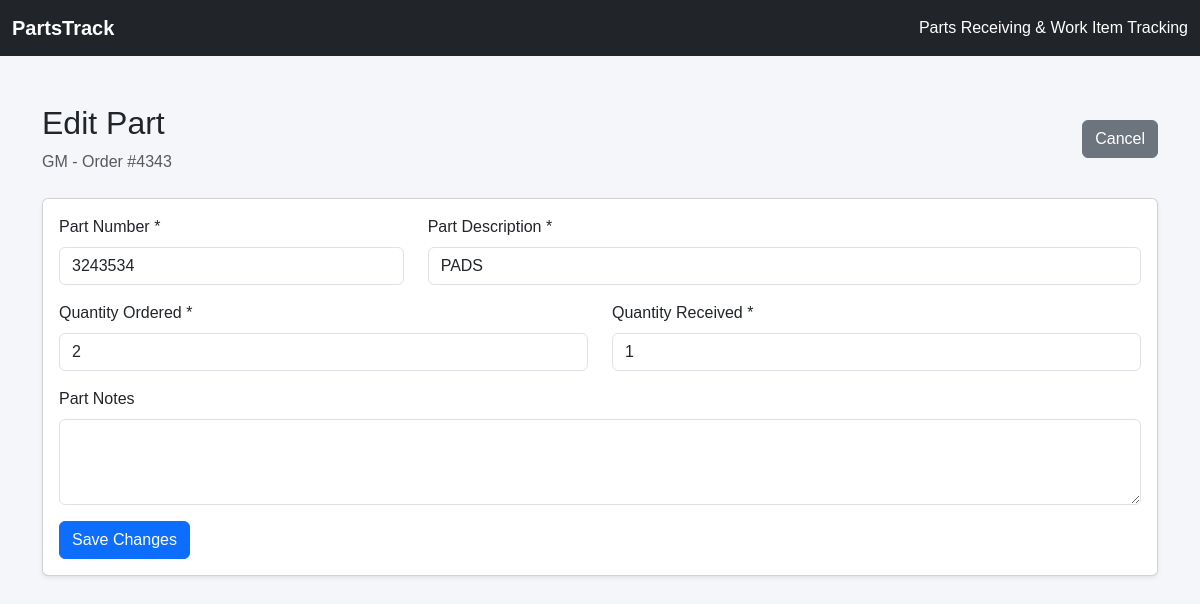
The app's page /part/1/edit, older data.
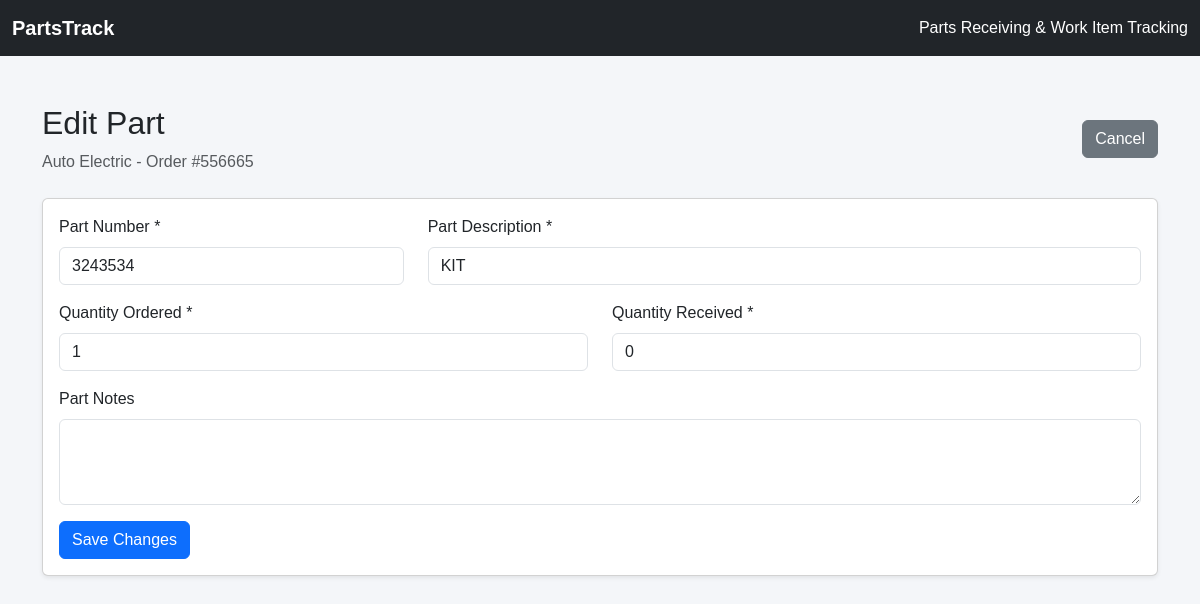
The same page, newer data.
### app/models.py (models this page shows, shortened)
class PartsOrder(db.Model):
    id = db.Column(db.Integer, primary_key=True)
    work_item_id = db.Column(
        db.Integer,
        db.ForeignKey("work_item.id"),
        nullable=False
    )
    supplier = db.Column(
        db.String(150),
        nullable=False
    )
    order_number = db.Column(
        db.String(100),
        nullable=True
    )
    notes = db.Column(db.Text, nullable=True)
    created_at = db.Column(
        db.DateTime,
        default=lambda: datetime.now(timezone.utc),
        nullable=False
    )
    parts = db.relationship(
        "PartLine",
        backref="parts_order",
        cascade="all, delete-orphan"
    )

class PartLine(db.Model):
    id = db.Column(db.Integer, primary_key=True)
    parts_order_id = db.Column(
        db.Integer,
        db.ForeignKey("parts_order.id"),
        nullable=False
    )
    part_number = db.Column(
        db.String(100),
        nullable=False
    )
    description = db.Column(
        db.String(250),
        nullable=True
    )
    quantity_ordered = db.Column(
        db.Integer,
        nullable=False,
        default=1
    )
    quantity_received = db.Column(
        db.Integer,
        nullable=False,
        default=0
    )
    notes = db.Column(db.Text, nullable=True)

### app/routes.py (the view, shortened to what this page needs)
@main.route("/part/<int:part_id>/edit", methods=["GET", "POST"])
def edit_part(part_id):
    part = db.get_or_404(PartLine, part_id)
    return render_template("edit_part.html", part=part)

### app/templates/edit_part.html (shortened to what this page needs)
{% extends "base.html" %}
{% block content %}
<div class="container mt-4">
    <div class="d-flex justify-content-between align-items-center mb-4">
        <div>
            <h2>Edit Part</h2>
            <p class="text-muted mb-0">
                {{ part.parts_order.supplier }}
                {% if part.parts_order.order_number %}
                    - Order #{{ part.parts_order.order_number }}
                {% endif %}
            </p>
        </div>
        <a href="{{ url_for(
            'main.work_item_details',
            item_id=part.parts_order.work_item_id
        ) }}"
           class="btn btn-secondary">
            Cancel
        </a>
    </div>
    <div class="card shadow-sm">
        <div class="card-body">
            <form method="POST">
                <div class="row">
                    <div class="col-md-4 mb-3">
                        <label class="form-label">
                            Part Number *
                        </label>
                        <input type="text"
                               name="part_number"
                               class="form-control"
                               value="{{ part.part_number }}"
                               required>
                    </div>
                    <div class="col-md-8 mb-3">
                        <label class="form-label">
                            Part Description *
                        </label>
                        <input type="text"
                               name="description"
                               class="form-control"
                               value="{{ part.description }}"
                               required>
                    </div>
                    <div class="col-md-6 mb-3">
                        <label class="form-label">
                            Quantity Ordered *
                        </label>
                        <input type="number"
                               name="quantity_ordered"
                               class="form-control"
                               min="1"
                               value="{{ part.quantity_ordered }}"
                               required>
                    </div>
                    <div class="col-md-6 mb-3">
                        <label class="form-label">
                            Quantity Received *
                        </label>
                        <input type="number"
                               name="quantity_received"
                               class="form-control"
                               min="0"
                               max="{{ part.quantity_ordered }}"
                               value="{{ part.quantity_received }}"
                               required>
                    </div>
                    <div class="col-12 mb-3">
                        <label class="form-label">
                            Part Notes
                        </label>
                        <textarea name="notes"
                                  class="form-control"
                                  rows="3">{{ part.notes or "" }}</textarea>
                    </div>
                </div>
                <button type="submit"
                        class="btn btn-primary">
                    Save Changes
                </button>
            </form>
        </div>
    </div>
</div>
{% endblock %}

Row changes from the older to the newer data that the page shows:
changed PartsOrder: parts_order.supplier "GM" → "Auto Electric"; parts_order.order_number "4343" → "556665"
changed PartLine: description "PADS" → "KIT"; quantity_ordered "2" → "1"; quantity_received "1" → "0"
